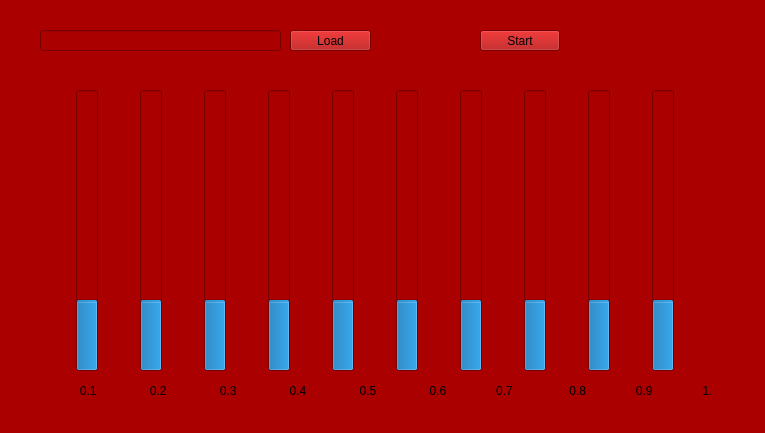
<?xml version="1.0" encoding="UTF-8"?>
<ui version="4.0">
 <class>MainWindow</class>
 <widget class="QMainWindow" name="MainWindow">
  <property name="geometry">
   <rect>
    <x>0</x>
    <y>0</y>
    <width>765</width>
    <height>433</height>
   </rect>
  </property>
  <property name="windowTitle">
   <string>Audio Spectrum</string>
  </property>
  <property name="styleSheet">
   <string notr="true">background-color: rgb(170, 0, 0);</string>
  </property>
  <widget class="QWidget" name="centralwidget">
   <widget class="QWidget" name="horizontalLayoutWidget">
    <property name="geometry">
     <rect>
      <x>40</x>
      <y>90</y>
      <width>671</width>
      <height>281</height>
     </rect>
    </property>
    <layout class="QHBoxLayout" name="horizontalLayout">
     <item>
      <widget class="QProgressBar" name="freq1">
       <property name="value">
        <number>24</number>
       </property>
       <property name="orientation">
        <enum>Qt::Vertical</enum>
       </property>
      </widget>
     </item>
     <item>
      <widget class="QProgressBar" name="freq2">
       <property name="styleSheet">
        <string notr="true"/>
       </property>
       <property name="value">
        <number>24</number>
       </property>
       <property name="orientation">
        <enum>Qt::Vertical</enum>
       </property>
      </widget>
     </item>
     <item>
      <widget class="QProgressBar" name="freq3">
       <property name="value">
        <number>24</number>
       </property>
       <property name="orientation">
        <enum>Qt::Vertical</enum>
       </property>
      </widget>
     </item>
     <item>
      <widget class="QProgressBar" name="freq4">
       <property name="value">
        <number>24</number>
       </property>
       <property name="orientation">
        <enum>Qt::Vertical</enum>
       </property>
      </widget>
     </item>
     <item>
      <widget class="QProgressBar" name="freq5">
       <property name="value">
        <number>24</number>
       </property>
       <property name="orientation">
        <enum>Qt::Vertical</enum>
       </property>
      </widget>
     </item>
     <item>
      <widget class="QProgressBar" name="freq6">
       <property name="value">
        <number>24</number>
       </property>
       <property name="orientation">
        <enum>Qt::Vertical</enum>
       </property>
      </widget>
     </item>
     <item>
      <widget class="QProgressBar" name="freq7">
       <property name="value">
        <number>24</number>
       </property>
       <property name="orientation">
        <enum>Qt::Vertical</enum>
       </property>
      </widget>
     </item>
     <item>
      <widget class="QProgressBar" name="freq8">
       <property name="value">
        <number>24</number>
       </property>
       <property name="orientation">
        <enum>Qt::Vertical</enum>
       </property>
      </widget>
     </item>
     <item>
      <widget class="QProgressBar" name="freq9">
       <property name="value">
        <number>24</number>
       </property>
       <property name="orientation">
        <enum>Qt::Vertical</enum>
       </property>
      </widget>
     </item>
     <item>
      <widget class="QProgressBar" name="freq10">
       <property name="value">
        <number>24</number>
       </property>
       <property name="orientation">
        <enum>Qt::Vertical</enum>
       </property>
      </widget>
     </item>
    </layout>
   </widget>
   <widget class="QLabel" name="label">
    <property name="geometry">
     <rect>
      <x>40</x>
      <y>380</y>
      <width>671</width>
      <height>21</height>
     </rect>
    </property>
    <property name="text">
     <string>            0.1                0.2                0.3                0.4                0.5                0.6               0.7                 0.8               0.9               1.0</string>
    </property>
   </widget>
   <widget class="QLineEdit" name="FileUrl">
    <property name="geometry">
     <rect>
      <x>40</x>
      <y>30</y>
      <width>241</width>
      <height>21</height>
     </rect>
    </property>
   </widget>
   <widget class="QPushButton" name="LoadFile">
    <property name="geometry">
     <rect>
      <x>290</x>
      <y>30</y>
      <width>81</width>
      <height>21</height>
     </rect>
    </property>
    <property name="text">
     <string>Load</string>
    </property>
   </widget>
   <widget class="QPushButton" name="StartSpectrum">
    <property name="geometry">
     <rect>
      <x>480</x>
      <y>30</y>
      <width>80</width>
      <height>21</height>
     </rect>
    </property>
    <property name="text">
     <string>Start</string>
    </property>
   </widget>
  </widget>
  <widget class="QStatusBar" name="statusbar"/>
 </widget>
 <resources/>
 <connections/>
</ui>
